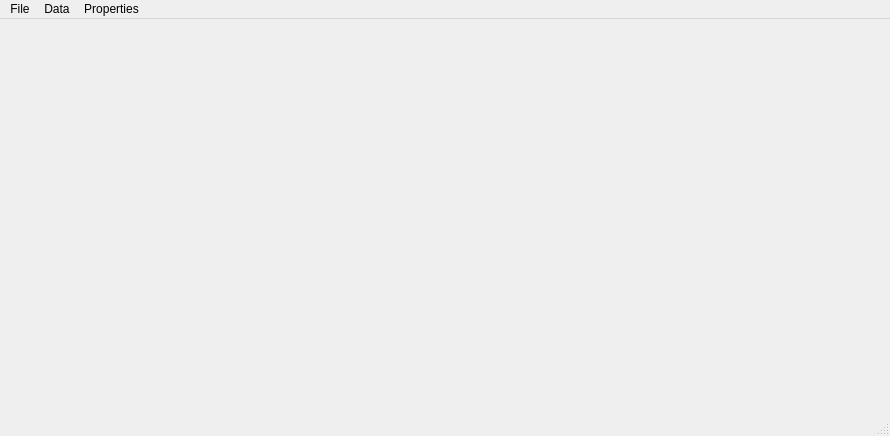
<?xml version="1.0" encoding="UTF-8"?>
<ui version="4.0">
 <class>GEF</class>
 <widget class="QMainWindow" name="GEF">
  <property name="geometry">
   <rect>
    <x>0</x>
    <y>0</y>
    <width>890</width>
    <height>436</height>
   </rect>
  </property>
  <property name="windowTitle">
   <string>GEF+</string>
  </property>
  <property name="windowIcon">
   <iconset>
    <normaloff>static/logosmall.png</normaloff>static/logosmall.png</iconset>
  </property>
  <widget class="QWidget" name="centralwidget">
   <layout class="QVBoxLayout" name="verticalLayout"/>
  </widget>
  <widget class="QMenuBar" name="menubar">
   <property name="geometry">
    <rect>
     <x>0</x>
     <y>0</y>
     <width>890</width>
     <height>22</height>
    </rect>
   </property>
   <widget class="QMenu" name="menuFile">
    <property name="title">
     <string>File</string>
    </property>
    <widget class="QMenu" name="menuExport">
     <property name="title">
      <string>Export</string>
     </property>
     <property name="icon">
      <iconset>
       <normaloff>static/export.png</normaloff>static/export.png</iconset>
     </property>
     <addaction name="actionExport_Current"/>
     <addaction name="actionCSV_csv"/>
    </widget>
    <addaction name="actionImport"/>
    <addaction name="menuExport"/>
    <addaction name="actionSettings"/>
   </widget>
   <widget class="QMenu" name="menuProperties">
    <property name="title">
     <string>Properties</string>
    </property>
   </widget>
   <widget class="QMenu" name="menuData">
    <property name="title">
     <string>Data</string>
    </property>
    <addaction name="actionAutocomplete"/>
   </widget>
   <addaction name="menuFile"/>
   <addaction name="menuData"/>
   <addaction name="menuProperties"/>
  </widget>
  <widget class="QStatusBar" name="statusbar"/>
  <action name="actionImport">
   <property name="icon">
    <iconset>
     <normalon>static/import.png</normalon>
    </iconset>
   </property>
   <property name="text">
    <string>New Import</string>
   </property>
  </action>
  <action name="settings">
   <property name="text">
    <string>Settings</string>
   </property>
  </action>
  <action name="actionExport_Current">
   <property name="text">
    <string>Text (.txt)</string>
   </property>
  </action>
  <action name="actionCSV_csv">
   <property name="text">
    <string>CSV (.csv)</string>
   </property>
  </action>
  <action name="actionSettings">
   <property name="icon">
    <iconset>
     <normaloff>static/settings.png</normaloff>static/settings.png</iconset>
   </property>
   <property name="text">
    <string>Settings</string>
   </property>
  </action>
  <action name="actionAutocomplete">
   <property name="icon">
    <iconset>
     <normaloff>static/autofill.png</normaloff>static/autofill.png</iconset>
   </property>
   <property name="text">
    <string>Autocomplete</string>
   </property>
  </action>
 </widget>
 <resources/>
 <connections/>
</ui>
